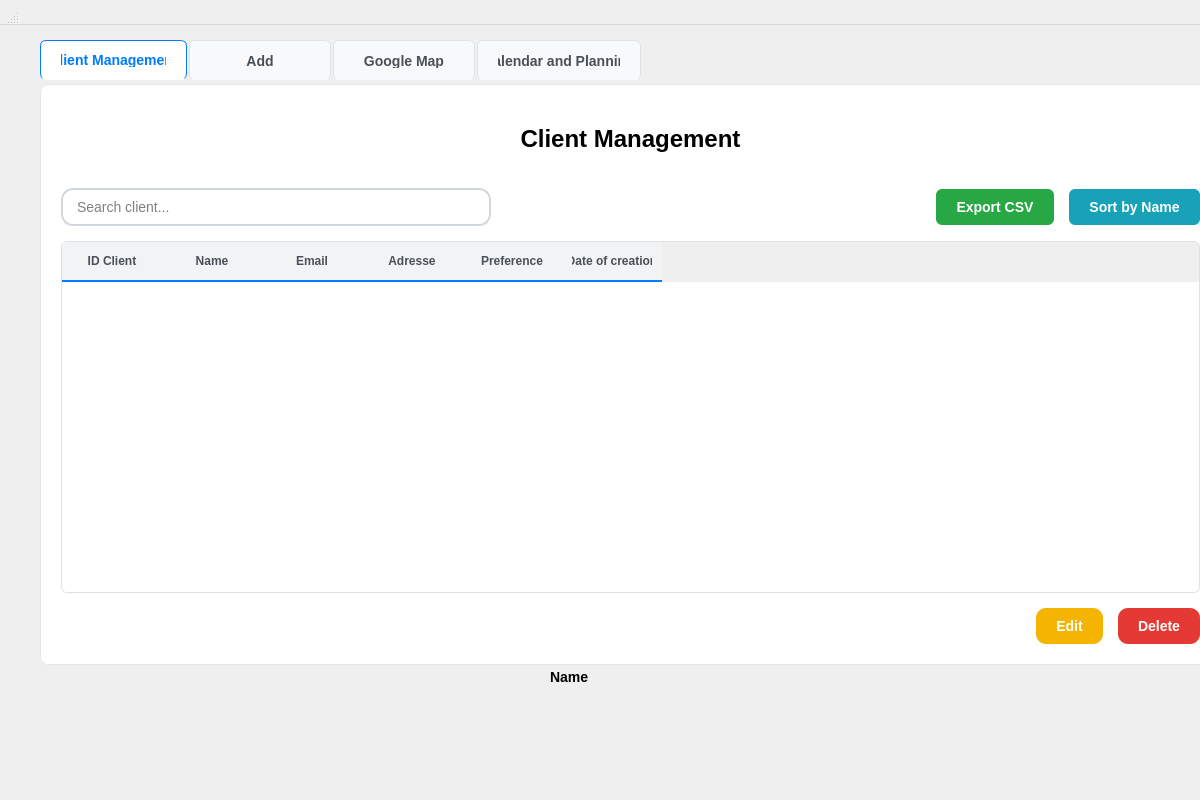
<?xml version="1.0" encoding="UTF-8"?>
<ui version="4.0">
 <class>ClientWidget</class>
 <widget class="QWidget" name="ClientWidget">
  <property name="geometry">
   <rect>
    <x>0</x>
    <y>0</y>
    <width>1200</width>
    <height>800</height>
   </rect>
  </property>
  <property name="styleSheet">
   <string>QMainWindow {
    background-color: #f8f9fa;
    font-family: 'Segoe UI', Arial, sans-serif;
}

QTabWidget::pane {
    border: 1px solid #e1e8ed;
    border-radius: 8px;
    background-color: #ffffff;
    margin-top: 4px;
}

QTabWidget::tab-bar {
    alignment: left;
}

QTabBar::tab {
    background-color: #f8f9fa;
    border: 1px solid #dee2e6;
    border-bottom: none;
    border-radius: 6px 6px 0 0;
    padding: 12px 20px;
    margin-right: 2px;
    font-weight: 700; /* make tab text bold */
    color: #495057;
    font-size: 14px;
    min-width: 100px;
}

QTabBar::tab:selected {
    background-color: #ffffff;
    color: #007bff;
    border-color: #007bff;
    border-bottom: 1px solid #ffffff;
}

QTableWidget {
    gridline-color: #e9ecef;
    background-color: #ffffff;
    alternate-background-color: #f8f9fa;
    border: 1px solid #dee2e6;
    border-radius: 6px;
}

QTableWidget::item {
    padding: 8px;
    border-bottom: 1px solid #e9ecef;
}

QTableWidget::item:selected {
    background-color: #e3f2fd;
    color: #1976d2;
}

QHeaderView::section {
    background-color: #f1f3f4;
    padding: 10px;
    border: none;
    border-bottom: 2px solid #007bff;
    font-weight: 600;
    color: #495057;
}

QPushButton {
    background-color: #007bff;
    color: white;
    border: none;
    padding: 10px 20px;
    border-radius: 6px;
    font-weight: 600;
    font-size: 14px;
}

/* Service Management Button Colors */
QPushButton#exportCsvBtn {
    background-color: #28a745;
    color: white;
}

QPushButton#exportCsvBtn:hover {
    background-color: #218838;
}

QPushButton#btnSortByName {
    background-color: #17a2b8;
    color: white;
}

QPushButton#btnSortByName:hover {
    background-color: #138496;
}

QPushButton#btnEditService {
    /* Modified to match reference: yellow/golden modify button */
    background-color: #f5b400;
    color: white;
    font-weight: 600;
    border-radius: 10px;
    padding: 10px 20px;
}

QPushButton#btnEditService:hover {
    background-color: #e0a800;
}

QPushButton#btnEditService:disabled {
    background-color: #6c757d;
    color: #ffffff;
}

QPushButton#btnDeleteService {
    background-color: #e53935;
    color: white;
    border-radius: 10px;
    padding: 10px 20px;
}

QPushButton#btnDeleteService:hover {
    background-color: #c62828;
}

QPushButton#btnDeleteService:disabled {
    background-color: #6c757d;
    color: #ffffff;
}

/* updateClientBtn removed from UI (Modify button removed from Clients tab) */

QLineEdit, QTextEdit, QComboBox {
    padding: 8px 12px;
    border: 2px solid #d0d7dd;
    border-radius: 12px;
    background-color: #ffffff;
    color: #000000;
    font-size: 14px;
}

QLineEdit:hover {
    border: 2px solid #4da3ff;
}

QLineEdit:focus {
    border: 2px solid #007bff;
    outline: none;
}

QLabel {
    color: #000000;
    font-size: 14px;
    font-weight: 500;
}

QLabel#headerTitle {
    font-size: 24px;
    font-weight: 700;
    color: #000000;
    padding: 20px 0;
}
QLabel#headerTitle:hover {
    color: #1e88ff; /* light blue text on hover */
}
</string>
  </property>
  <widget class="QWidget" name="centralwidget">
   <property name="geometry">
    <rect>
     <x>10</x>
     <y>20</y>
     <width>1241</width>
     <height>665</height>
    </rect>
   </property>
   <layout class="QVBoxLayout" name="mainLayout">
    <property name="spacing">
     <number>20</number>
    </property>
    <property name="leftMargin">
     <number>30</number>
    </property>
    <property name="topMargin">
     <number>20</number>
    </property>
    <property name="rightMargin">
     <number>30</number>
    </property>
    <property name="bottomMargin">
     <number>20</number>
    </property>
    <item>
     <widget class="QTabWidget" name="clientTabWidget">
      <property name="currentIndex">
       <number>0</number>
      </property>
      <widget class="QWidget" name="serviceManagementTab">
       <attribute name="icon">
        <iconset resource="resources.qrc">
         <normaloff>:/resources/icons/clients.svg</normaloff>:/resources/icons/clients.svg</iconset>
       </attribute>
       <attribute name="title">
        <string>Client Management</string>
       </attribute>
       <layout class="QVBoxLayout" name="serviceManagementLayout">
        <property name="spacing">
         <number>15</number>
        </property>
        <property name="leftMargin">
         <number>20</number>
        </property>
        <property name="topMargin">
         <number>20</number>
        </property>
        <property name="rightMargin">
         <number>20</number>
        </property>
        <property name="bottomMargin">
         <number>20</number>
        </property>
        <item>
         <widget class="QLabel" name="headerTitle">
          <property name="text">
           <string>Client Management</string>
          </property>
          <property name="alignment">
           <set>Qt::AlignmentFlag::AlignCenter</set>
          </property>
         </widget>
        </item>
        <item>
         <layout class="QHBoxLayout" name="topControlsLayout">
          <item>
           <widget class="QLineEdit" name="searchServices">
            <property name="minimumSize">
             <size>
              <width>250</width>
              <height>0</height>
             </size>
            </property>
            <property name="placeholderText">
             <string>Search client...</string>
            </property>
            <property name="clearButtonEnabled">
             <bool>true</bool>
            </property>
           </widget>
          </item>
          <item>
           <spacer name="topControlsSpacer">
            <property name="orientation">
             <enum>Qt::Orientation::Horizontal</enum>
            </property>
            <property name="sizeHint" stdset="0">
             <size>
              <width>40</width>
              <height>20</height>
             </size>
            </property>
           </spacer>
          </item>
          <item>
           <widget class="QPushButton" name="exportCsvBtn">
            <property name="text">
             <string>Export CSV</string>
            </property>
            <property name="icon">
             <iconset resource="resources.qrc">
              <normaloff>:/resources/icons/export.svg</normaloff>:/resources/icons/export.svg</iconset>
            </property>
            <property name="iconSize">
             <size>
              <width>16</width>
              <height>16</height>
             </size>
            </property>
           </widget>
          </item>
          <item>
           <widget class="QPushButton" name="btnSortByName">
            <property name="text">
             <string>Sort by Name</string>
            </property>
            <property name="icon">
             <iconset resource="resources.qrc">
              <normaloff>:/resources/icons/sort.svg</normaloff>:/resources/icons/sort.svg</iconset>
            </property>
            <property name="iconSize">
             <size>
              <width>16</width>
              <height>16</height>
             </size>
            </property>
           </widget>
          </item>
         </layout>
        </item>
        <item>
         <widget class="QTableWidget" name="clientsTable">
          <property name="columnCount">
           <number>6</number>
          </property>
          <column>
           <property name="text">
            <string>ID Client</string>
           </property>
           <property name="font">
            <font>
             <bold>true</bold>
            </font>
           </property>
          </column>
          <column>
           <property name="text">
            <string>Name</string>
           </property>
           <property name="font">
            <font>
             <bold>true</bold>
            </font>
           </property>
          </column>
          <column>
           <property name="text">
            <string>Email</string>
           </property>
           <property name="font">
            <font>
             <bold>true</bold>
            </font>
           </property>
          </column>
          <column>
           <property name="text">
            <string>Adresse</string>
           </property>
           <property name="font">
            <font>
             <bold>true</bold>
            </font>
           </property>
          </column>
          <column>
           <property name="text">
            <string>Preference</string>
           </property>
           <property name="font">
            <font>
             <bold>true</bold>
            </font>
           </property>
          </column>
          <column>
           <property name="text">
            <string>Date of creation</string>
           </property>
          </column>
         </widget>
        </item>
        <item>
         <layout class="QHBoxLayout" name="serviceButtonsLayout">
          <item>
           <spacer name="serviceButtonsSpacer">
            <property name="orientation">
             <enum>Qt::Orientation::Horizontal</enum>
            </property>
            <property name="sizeHint" stdset="0">
             <size>
              <width>40</width>
              <height>20</height>
             </size>
            </property>
           </spacer>
          </item>
          <item>
           <widget class="QPushButton" name="btnEditService">
            <property name="text">
             <string>Edit</string>
            </property>
            <property name="icon">
             <iconset resource="resources.qrc">
              <normaloff>:/resources/icons/modify.svg</normaloff>:/resources/icons/modify.svg</iconset>
            </property>
            <property name="iconSize">
             <size>
              <width>16</width>
              <height>16</height>
             </size>
            </property>
           </widget>
          </item>
          <item>
           <widget class="QPushButton" name="btnDeleteService">
            <property name="text">
             <string>Delete</string>
            </property>
            <property name="icon">
             <iconset resource="resources.qrc">
              <normaloff>:/resources/icons/delete.svg</normaloff>:/resources/icons/delete.svg</iconset>
            </property>
            <property name="iconSize">
             <size>
              <width>16</width>
              <height>16</height>
             </size>
            </property>
           </widget>
          </item>
         </layout>
        </item>
       </layout>
      </widget>
      <widget class="QWidget" name="addTab">
       <attribute name="icon">
        <iconset resource="resources.qrc">
         <normaloff>:/resources/icons/add.svg</normaloff>:/resources/icons/add.svg</iconset>
       </attribute>
       <attribute name="title">
        <string>Add</string>
       </attribute>
       <layout class="QVBoxLayout" name="addLayout">
        <property name="spacing">
         <number>15</number>
        </property>
        <property name="leftMargin">
         <number>20</number>
        </property>
        <property name="topMargin">
         <number>20</number>
        </property>
        <property name="rightMargin">
         <number>20</number>
        </property>
        <property name="bottomMargin">
         <number>20</number>
        </property>
        <item>
         <widget class="QLabel" name="addLabel">
          <property name="text">
           <string>Add New Client</string>
          </property>
          <property name="alignment">
           <set>Qt::AlignmentFlag::AlignCenter</set>
          </property>
         </widget>
        </item>
        <item>
         <layout class="QFormLayout" name="addFormLayout">
          <item row="0" column="0">
           <widget class="QLabel" name="addServiceIdLabel">
            <property name="text">
             <string>ID</string>
            </property>
           </widget>
          </item>
          <item row="0" column="1">
           <widget class="QLineEdit" name="addServiceIdEdit">
            <property name="readOnly">
             <bool>true</bool>
            </property>
           </widget>
          </item>
          <item row="1" column="0">
           <widget class="QLabel" name="label_2">
            <property name="text">
             <string>Name</string>
            </property>
           </widget>
          </item>
          <item row="1" column="1">
           <widget class="QLineEdit" name="addNameEdit"/>
          </item>
          <item row="2" column="0">
           <widget class="QLabel" name="addServiceNameLabel">
            <property name="text">
             <string>Email</string>
            </property>
           </widget>
          </item>
          <item row="2" column="1">
           <widget class="QLineEdit" name="addNameEdit_2"/>
          </item>
          <item row="3" column="0">
           <widget class="QLabel" name="label">
            <property name="text">
             <string>Preference</string>
            </property>
           </widget>
          </item>
          <item row="3" column="1">
           <widget class="QLineEdit" name="addNameEdit_3"/>
          </item>
          <item row="4" column="0">
           <widget class="QLabel" name="addServicePriceLabel">
            <property name="text">
             <string>Adresse</string>
            </property>
           </widget>
          </item>
          <item row="4" column="1">
           <widget class="QLineEdit" name="addPriceEdit"/>
          </item>
         </layout>
        </item>
        <item>
         <layout class="QHBoxLayout" name="addButtonLayout">
          <item>
           <spacer name="addButtonSpacer">
            <property name="orientation">
             <enum>Qt::Orientation::Horizontal</enum>
            </property>
            <property name="sizeHint" stdset="0">
             <size>
              <width>40</width>
              <height>20</height>
             </size>
            </property>
           </spacer>
          </item>
          <item>
           <widget class="QPushButton" name="addServiceBtn">
            <property name="text">
             <string>Add</string>
            </property>
            <property name="icon">
             <iconset resource="resources.qrc">
              <normaloff>:/resources/icons/add.svg</normaloff>:/resources/icons/add.svg</iconset>
            </property>
           </widget>
          </item>
         </layout>
        </item>
        <item>
         <spacer name="addVerticalSpacer">
          <property name="orientation">
           <enum>Qt::Orientation::Vertical</enum>
          </property>
          <property name="sizeHint" stdset="0">
           <size>
            <width>20</width>
            <height>40</height>
           </size>
          </property>
         </spacer>
        </item>
       </layout>
      </widget>
      <widget class="QWidget" name="voiceChatTab">
       <attribute name="icon">
        <iconset>
         <normaloff>resources/icons/map.svg</normaloff>resources/icons/map.svg</iconset>
       </attribute>
       <attribute name="title">
        <string>Google Map</string>
       </attribute>
       <layout class="QVBoxLayout" name="voiceChatLayout">
        <property name="spacing">
         <number>15</number>
        </property>
        <property name="leftMargin">
         <number>20</number>
        </property>
        <property name="topMargin">
         <number>20</number>
        </property>
        <property name="rightMargin">
         <number>20</number>
        </property>
        <property name="bottomMargin">
         <number>20</number>
        </property>
        <item>
         <layout class="QHBoxLayout" name="voiceControlLayout"/>
        </item>
       </layout>
      </widget>
      <widget class="QWidget" name="modifyTab">
       <attribute name="icon">
        <iconset resource="resources.qrc">
         <normaloff>:/resources/icons/calendar.svg</normaloff>:/resources/icons/calendar.svg</iconset>
       </attribute>
       <attribute name="title">
        <string>Calendar and Planning</string>
       </attribute>
       <layout class="QVBoxLayout" name="modifyLayout">
        <property name="spacing">
         <number>15</number>
        </property>
        <property name="leftMargin">
         <number>20</number>
        </property>
        <property name="topMargin">
         <number>20</number>
        </property>
        <property name="rightMargin">
         <number>20</number>
        </property>
        <property name="bottomMargin">
         <number>20</number>
        </property>
       </layout>
      </widget>
     </widget>
    </item>
   </layout>
  </widget>
  <widget class="QMenuBar" name="menubar">
   <property name="geometry">
    <rect>
     <x>0</x>
     <y>0</y>
     <width>1200</width>
     <height>25</height>
    </rect>
   </property>
  </widget>
  <widget class="QStatusBar" name="statusbar">
   <property name="geometry">
    <rect>
     <x>0</x>
     <y>0</y>
     <width>20</width>
     <height>25</height>
    </rect>
   </property>
  </widget>
  <widget class="QLabel" name="addServiceNameLabel_2">
   <property name="geometry">
    <rect>
     <x>550</x>
     <y>660</y>
     <width>39</width>
     <height>33</height>
    </rect>
   </property>
   <property name="text">
    <string>Name:</string>
   </property>
  </widget>
 </widget>
 <resources>
  <include location="resources.qrc"/>
 </resources>
 <connections/>
</ui>
